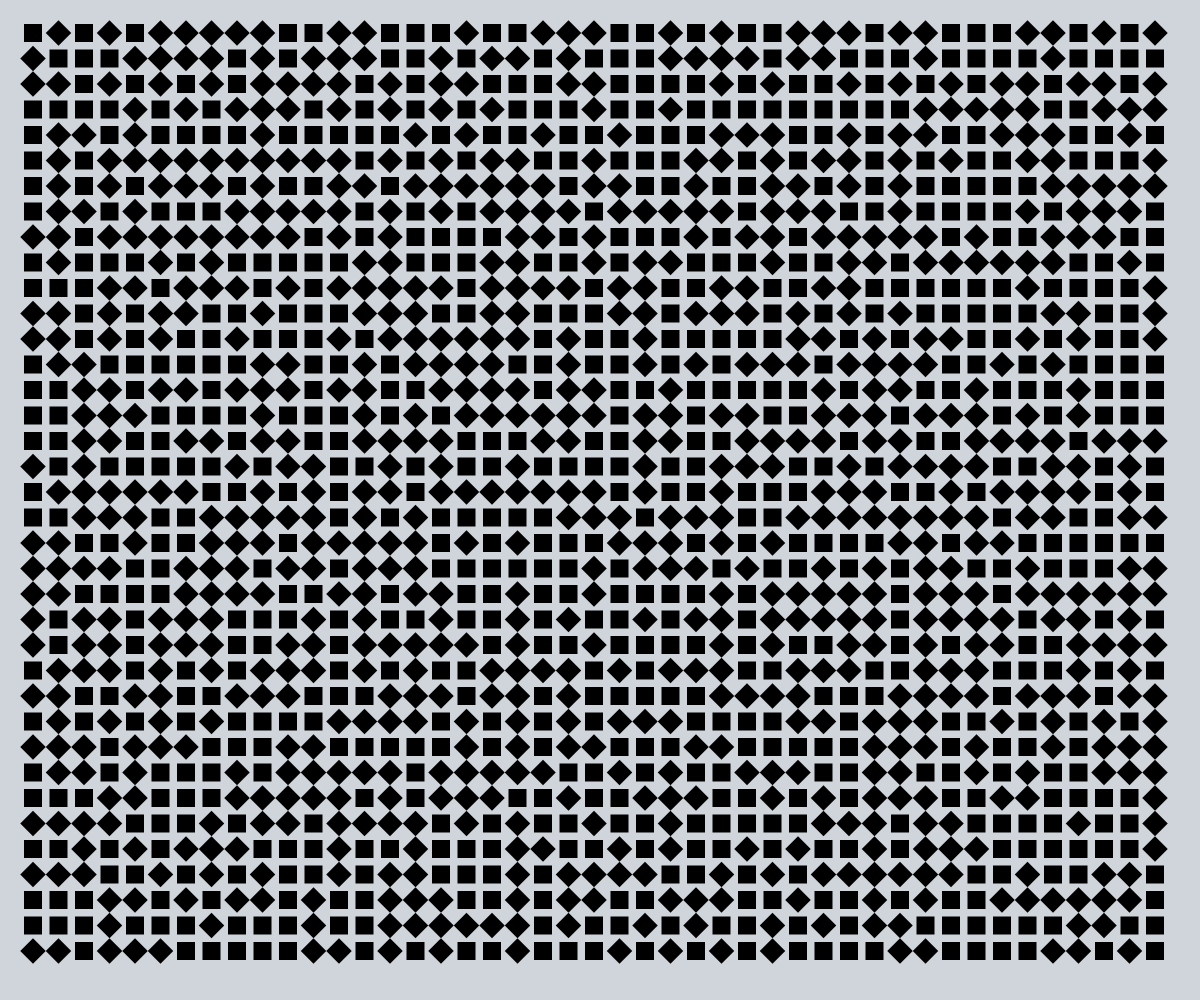
Frame 1 (no input)
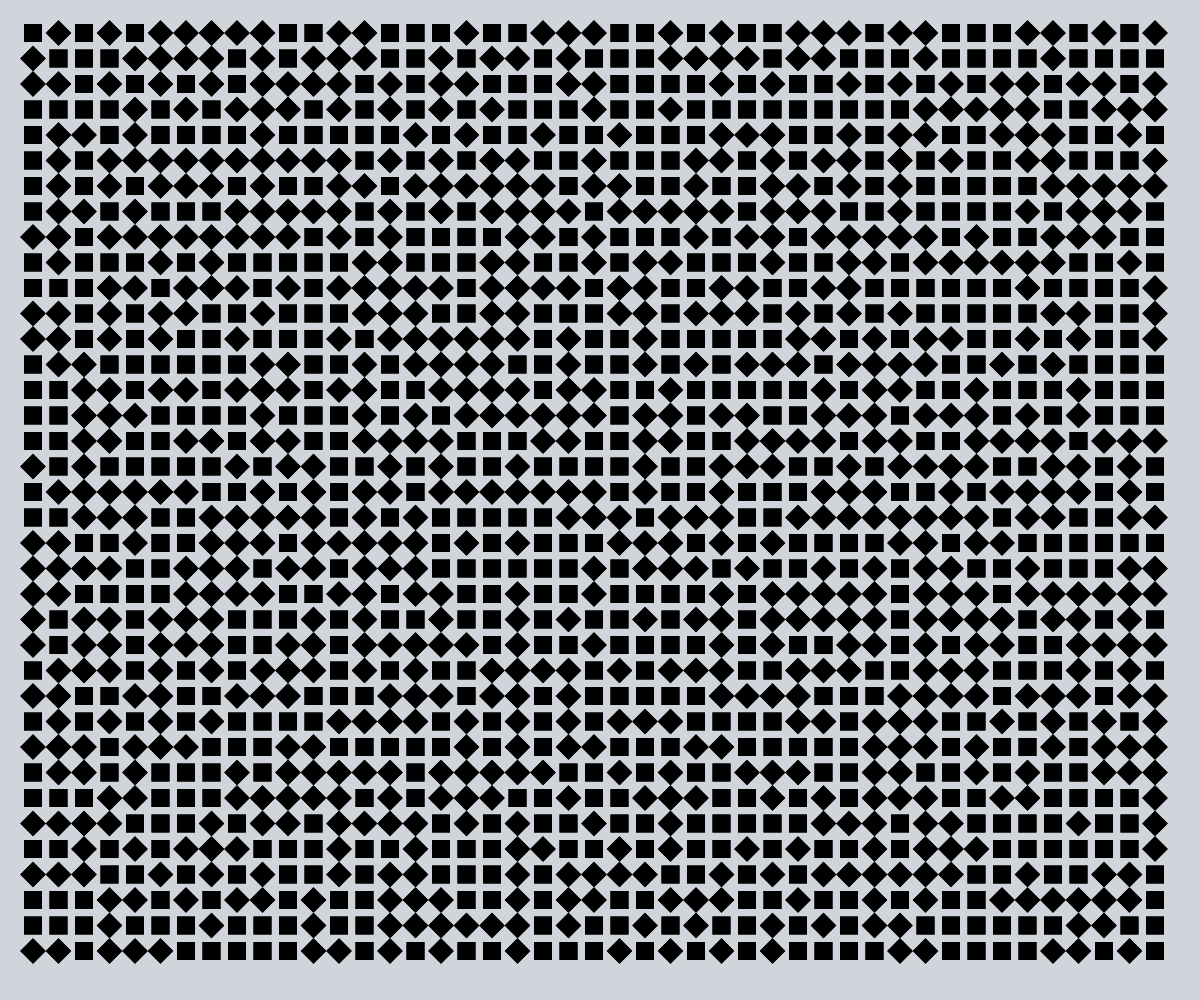
Frame 2 (the mouse pressed at the canvas centre, redrawn once)

The p5.js sketch that drew these frames (run headless with seeded random() and noise() and a simulated clock; the mouse was pressed at the canvas centre and the sketch redrawn once):

// p5.js sketch
// ── sketch.js
let squareSize = 18; //dimensione dei quadratini 
let spacing = 7.5; //dimensione dello spazio tra due quadratini affinacati (con rotazione di 0 gradi)
let gridSizeX, gridSizeY;
let angles = []; //Array per gli angoli di rotazione
let padding = 24;

function setup() {
  createCanvas(windowWidth, windowHeight); //il contenuto occupa tutto lo spazio della finestra
  background("#cfd5da"); //colore grigino 
//funzione che stabilisce quanti quadratini devono stare lungo tutta l'altezza e la larghezza della griglia
//L'attributo "floor" viene utilizzato per arrotondare per difetto un numero decimale al numero intero più vicino
//floor consente quindi che il numero di quadrati calcolato per riempire la griglia sia sempre un numero intero
  gridSizeX = floor((width - 2 * padding + spacing) / (squareSize + spacing));
  gridSizeY = floor((height - 2 * padding + spacing) / (squareSize + spacing));

// Genera angoli di rotazione casuali tra questi due valori definiti: 0 gradi e 45 gradi 
//Crea un array lungo quanto il numero totale di quadrati (griglia X * griglia Y).
  angles = Array.from({ length: gridSizeX * gridSizeY }, () => random([radians(45), 0,])); //angoli espressi in gradi 

  noLoop();
}
//variabili per calcolare le coordinate della posizone di ciascun quadratino, tenendo conto del padding esterno e dello spazio tra i quadratini
function draw() {
  for (let y = 0; y < gridSizeY; y++) {
    for (let x = 0; x < gridSizeX; x++) {
      let posX = padding + x * (squareSize + spacing);
      let posY = padding + y * (squareSize + spacing);
      //funzione per disegnare un quadrato nella posizione, con dimensione specificata e angolo di rotazione
      drawSquare(posX, posY, squareSize, angles[y * gridSizeX + x]);
    }
  }
}

function drawSquare(x, y, size, angle) {
  push();
  translate(x + size / 2, y + size / 2);
  rotate(angle);
  rectMode(CENTER);
  fill(0); //colore nero
  noStroke();
  rect(0, 0, size, size);
  pop();
}
//Quando la finestra viene ridimensionata il canvas si adatta alla nuova larghezza e altezza della finestra del browser
function windowResized() {
  resizeCanvas(windowWidth, windowHeight);
  setup();  // Ricalcola la griglia
}
